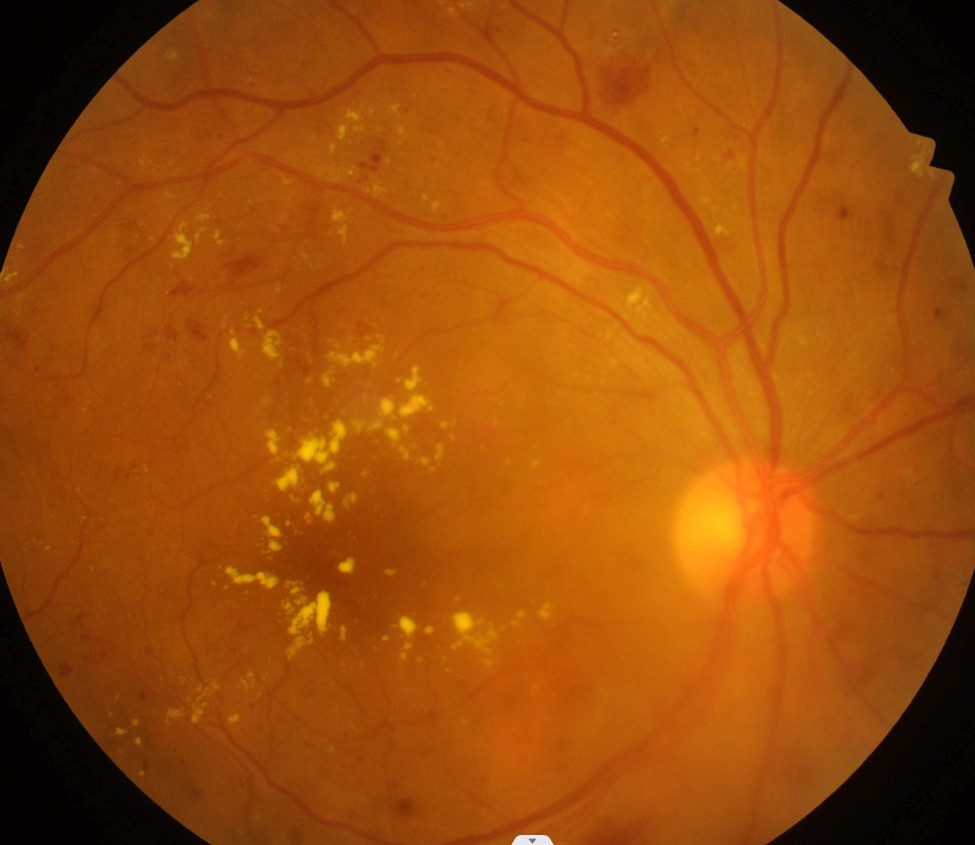
#> input picture IPimg3.jpg, 975 x 845 px
$ jupyter execute --allow-errors imageinterpolation.ipynb
#> lines starting #> are read from the running program, lines starting #| are printed output that depends on the picture
# Image Interpolation

Image interpolation is a fundamental operation in digital image processing used to estimate unknown pixel values when an image is resized, rotated, or geometrically transformed. When an image is scaled, the new pixel locations generally do not coincide with the original pixel grid. Interpolation techniques compute intensity values at these new locations based on neighboring known pixels, ensuring a visually continuous image.

During image resizing, simply duplicating or removing pixels results in distortion, loss of detail, and visible artifacts. Image interpolation provides a systematic way to preserve spatial continuity, edges, and visual smoothness, making it essential for applications such as image zooming, medical imaging, satellite imaging, and computer vision.

### Nearest Neighbor Interpolation
Nearest neighbor interpolation assigns the intensity value of the closest pixel from the original image to the new pixel location. It is computationally simple and fast but often produces blocky artifacts and jagged edges, especially during image enlargement. This method is mainly used where speed is more critical than image quality.

### Bilinear Interpolation
Bilinear interpolation computes the new pixel value as a weighted average of the four nearest neighboring pixels. It provides smoother results than nearest neighbor interpolation by reducing blockiness. However, it may cause slight blurring, particularly around edges.

### Bicubic Interpolation
Bicubic interpolation uses the sixteen nearest neighboring pixels to estimate the new pixel value through cubic convolution. It produces smoother and more visually pleasing results with better edge preservation compared to bilinear interpolation. Due to its higher computational complexity, bicubic interpolation is commonly used in high-quality image processing and image editing applications.

### Comparison of Interpolation Techniques
The choice of interpolation method involves a trade-off between computational complexity and image quality. Nearest neighbor interpolation is fast but produces poor visual quality, bilinear interpolation offers a balance between speed and smoothness, and bicubic interpolation provides superior image quality at the cost of increased computation.

[cell 1]
# Import libraries
import cv2
import numpy as np
import matplotlib.pyplot as plt

[cell 2]
# Step 1: Load image using OpenCV
img = cv2.imread('IPimg3.jpg')
#> img is the input picture: shape (845, 975, 3); mean B, G, R 9.5, 76.8, 156
img = cv2.cvtColor(img, cv2.COLOR_BGR2RGB)  # Convert to RGB
plt.imshow(img)
orig_h, orig_w, channels = img.shape
#> orig_h = 845; orig_w = 975; channels = 3
print(f"Original image size: {orig_w} x {orig_h} x {channels} ")
#| Original image size: 975 x 845 x 3

[cell 3]
# Step 2: Define new size
new_w = 300  # new width
new_h = 300  # new height

[cell 4]
# Step 3: Compute row and column scales
row_scale = (orig_h - 1) / (new_h - 1)
#> row_scale = 2.82
col_scale = (orig_w - 1) / (new_w - 1)
#> col_scale = 3.26

[cell 5]
#Step 4: Initialize new image array
resized = np.zeros((new_h, new_w, channels), dtype=np.uint8)

[cell 6]
# Step 5: Bilinear interpolation
for i in range(new_h):
    for j in range(new_w):
        # Map new pixel to original coordinates
        y = i * row_scale
        x = j * col_scale

        y1 = int(np.floor(y))
        y2 = min(y1 + 1, orig_h - 1)
        x1 = int(np.floor(x))
        x2 = min(x1 + 1, orig_w - 1)

        dy = y - y1
        dx = x - x1

        for c in range(channels):
            Q11 = img[y1, x1, c]
            Q21 = img[y1, x2, c]
            Q12 = img[y2, x1, c]
            Q22 = img[y2, x2, c]

            # Bilinear interpolation formula
            value = (Q11 * (1 - dx) * (1 - dy) +
                     Q21 * dx * (1 - dy) +
                     Q12 * (1 - dx) * dy +
                     Q22 * dx * dy)

            resized[i, j, c] = int(round(value))
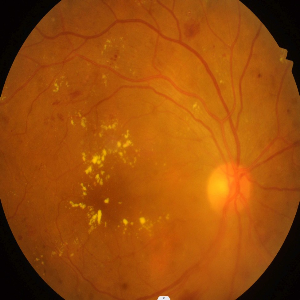
#> resized: shape (300, 300, 3); mean R, G, B 155.6, 76.6, 9.5

[cell 7]
# Step 6: Display images
plt.figure(figsize=(12,6))
plt.subplot(1,2,1)
plt.title("Original Image")
plt.imshow(img)
plt.axis('off')

plt.subplot(1,2,2)
plt.title(f"Resized Image ({new_w}x{new_h})")
plt.imshow(resized)
plt.axis('off')
plt.show()
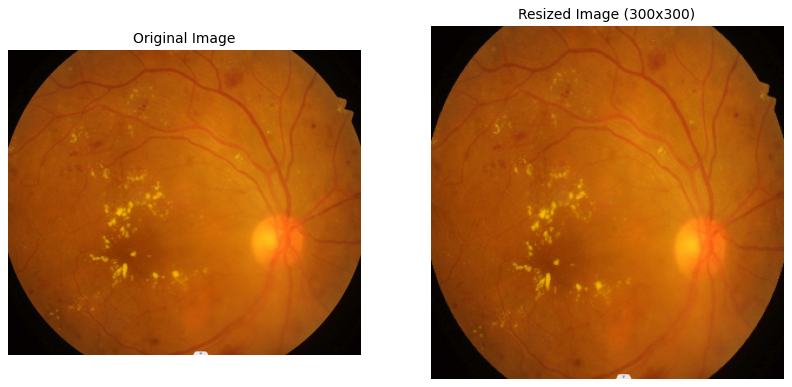
#> figure drawn by matplotlib, 2 panels

### For grayscale image

[cell 8]
# Step 1: Load grayscale image using OpenCV
img = cv2.imread('IPimg1.jpeg', cv2.IMREAD_GRAYSCALE)  # Grayscale
#> (the rest of this cell did not finish here and is left out)

[cell 9]
# Step 2: Define new size
new_w = 300  # new width
new_h = 300  # new height

[cell 10]
# Step 3: Compute row and column scales
row_scale = (orig_h - 1) / (new_h - 1)
col_scale = (orig_w - 1) / (new_w - 1)

[cell 11]
# Step 4: Initialize new image array
resized = np.zeros((new_h, new_w), dtype=np.uint8)

#> (a cell that did not finish here is left out)

[cell 13]
# Step 6: Display images
plt.figure(figsize=(10,5))
plt.subplot(1,2,1)
plt.title("Original Image")
#> (the rest of this cell did not finish here and is left out)

### Nearest Neighbour

[cell 14]
# Step 1: Load the image (using OpenCV)
img = cv2.imread("IPimg3.jpg")
img = cv2.cvtColor(img, cv2.COLOR_BGR2RGB)   # Convert BGR → RGB for correct display

orig_h, orig_w, channels = img.shape
print("Original size:", orig_h, "x", orig_w)
#| Original size: 845 x 975

[cell 15]
# Step 2: Define new size
new_h = 300
new_w = 300

[cell 16]
# Step 3: Create an empty output image
resized = np.zeros((new_h, new_w, channels), dtype=np.uint8)

[cell 17]
# Step 4: Calculate scale factors
row_scale = orig_h / new_h
col_scale = orig_w / new_w
#> col_scale = 3.25

[cell 18]
# Step 5: Perform nearest neighbour interpolation
for i in range(new_h):
    for j in range(new_w):
        # Map coordinates in resized image to original image
        x = int(np.floor(i * row_scale))
        y = int(np.floor(j * col_scale))

        # Ensure indices stay within bounds
        x = min(x, orig_h - 1)
        y = min(y, orig_w - 1)

        # Assign nearest pixel
        resized[i, j] = img[x, y]

[cell 19]
# Step 6: Display the result
plt.figure(figsize=(10,5))
plt.subplot(1,2,1)
plt.imshow(img)
plt.title('Original Image')
plt.axis('off')

plt.subplot(1,2,2)
plt.imshow(resized)
plt.title(f"Resized Image ({new_w}x{new_h})")
#plt.title('Nearest Neighbour Resized Image')
plt.axis('off')
plt.show()
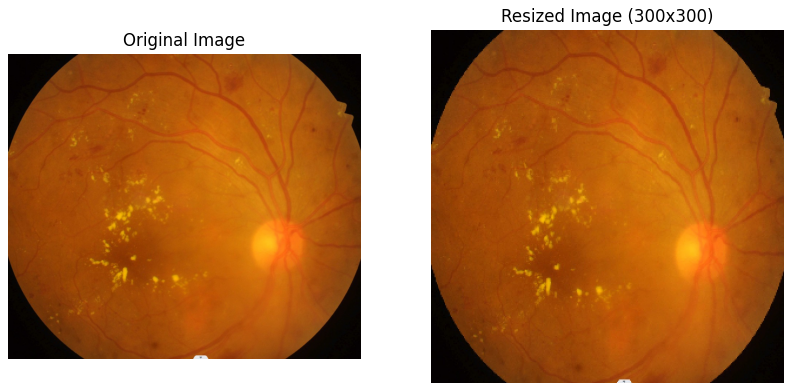
#> figure drawn by matplotlib, 2 panels

$ run again, with IPimg2.jpg copied over IPimg3.jpg
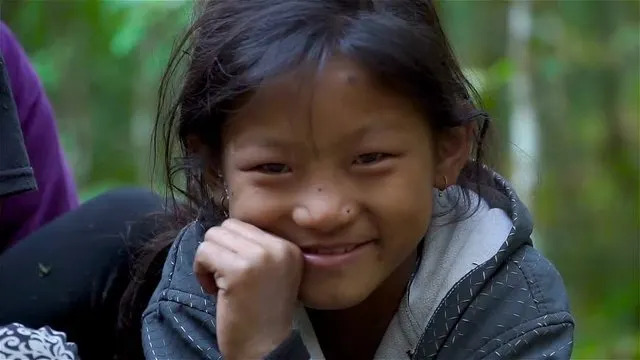
#> input picture IPimg2.jpg, 640 x 360 px
#> img is the input picture: shape (360, 640, 3); mean B, G, R 62.5, 70.7, 67.5
#| Original image size: 640 x 360 x 3
#| Original size: 360 x 640
#> after the loop `for i in range(new_h):`:
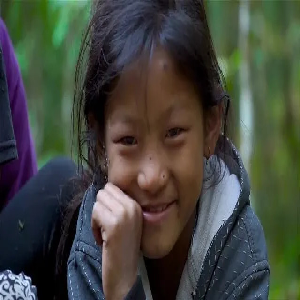
#> resized: shape (300, 300, 3); mean R, G, B 67.5, 70.7, 62.5
#> `plt.show()`:
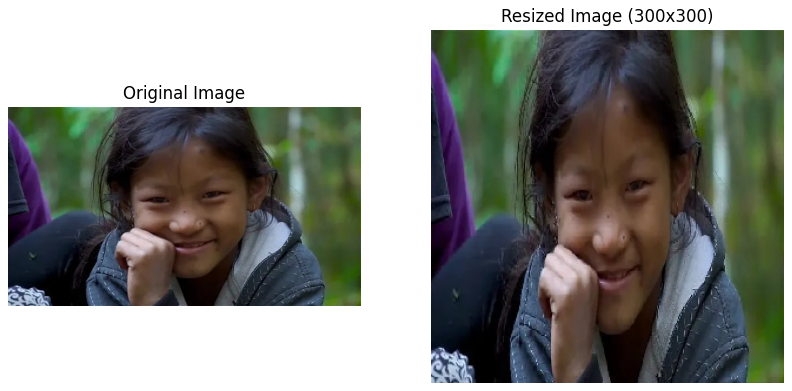
#> figure drawn by matplotlib, 2 panels
